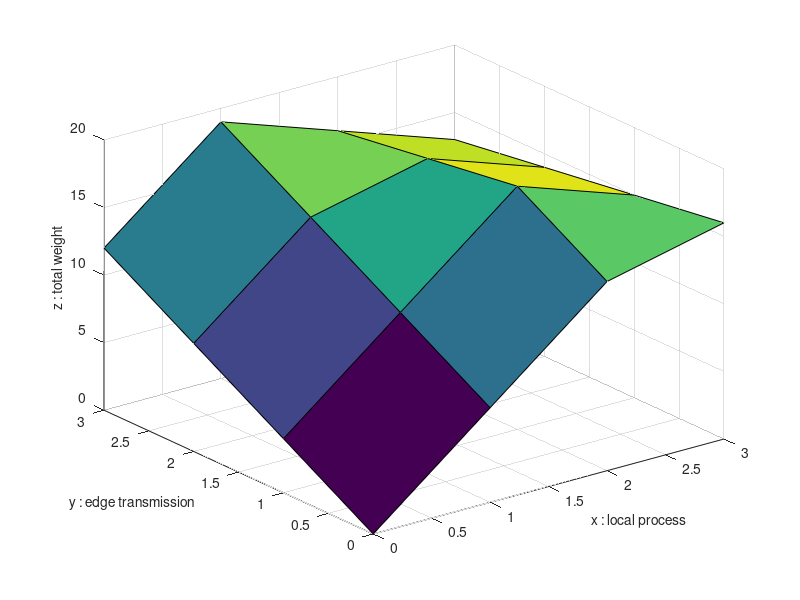

Write MATLAB code to recreate this figure. (Note: this script raises an error after producing the figure.)
%%%%% Optimal Joint offloading and Scheduling%%%%
clear
A = 5; % arrival packets
X = 5; % virtual queue length
C = 1; % channel state
mu = 2; % local rate
e_E = 1; % edge energy consumption
e_L  = 3; % local energy consumption
M = 1;
T = 3; % total time slots

y_max_int = T; 
z_max_int = T;

% schedule wireless transmission from 0 to y_max_int times 
W = zeros(y_max_int+1, z_max_int+1);
W_edge = zeros(1, y_max_int+1);
W_local = zeros(1, y_max_int+1);
z_maxWeight = zeros(1, y_max_int+1);

for y =  0 : y_max_int
    W_edge(y+1) =  X * min(A, y * C) - M * e_E * y;%
    for z = 0 : z_max_int  % maximize local weight
        W_local(z+1) = X * min(max(A - y * C, 0), z * mu) - M * e_L * z;
        W(y+1, z+1) = W_edge(y+1) + W_local(z+1);
    end
    
end

z_all =  0 : z_max_int;
y_all = 0 : y_max_int;

figure(1)
surf(z_all, y_all, W)
xlabel('x : local process','FontSize', 10)
ylabel('y : edge transmission','FontSize', 10)
zlabel('z : total weight','FontSize', 10)
title('System Setup : A = ' + string(A) + ', X = ' + string(X) + ...
    ', \mu = ' + string(mu) + ', C = ' + string(C) + ', T = ' + string(T) ...
    + ', e^E = ' + string(e_E) + ', e^L  = ' + string(e_L),'FontSize', 14 )

% given z plot
given_z = 4;
figure(2)
plot(y_all, W(:, given_z), 'r-o','LineWidth',2,'MarkerSize',10)
xlabel('edge transmission', 'FontSize', 10)
ylabel('total weight given k', 'FontSize', 10)
title('System Setup : given z = ' + string(given_z) + ...
    ', \mu = ' + string(mu) + ', C = ' + string(C) + ', T = ' + string(T) ...
    + ', e^E = ' + string(e_E) + ', e^L  = ' + string(e_L),'FontSize', 14 )
grid on

% given k plot
given_k = 2;
figure(3)
plot(z_all, W(given_k,:), 'b-s','LineWidth',2,'MarkerSize',10)
xlabel('edge transmission', 'FontSize', 10)
ylabel('total weight given k', 'FontSize', 10)
title('System Setup : given k = ' + string(given_k) + ...
    ', \mu = ' + string(mu) + ', C = ' + string(C) + ', T = ' + string(T) ...
    + ', e^E = ' + string(e_E) + ', e^L  = ' + string(e_L),'FontSize', 14 )
grid on
